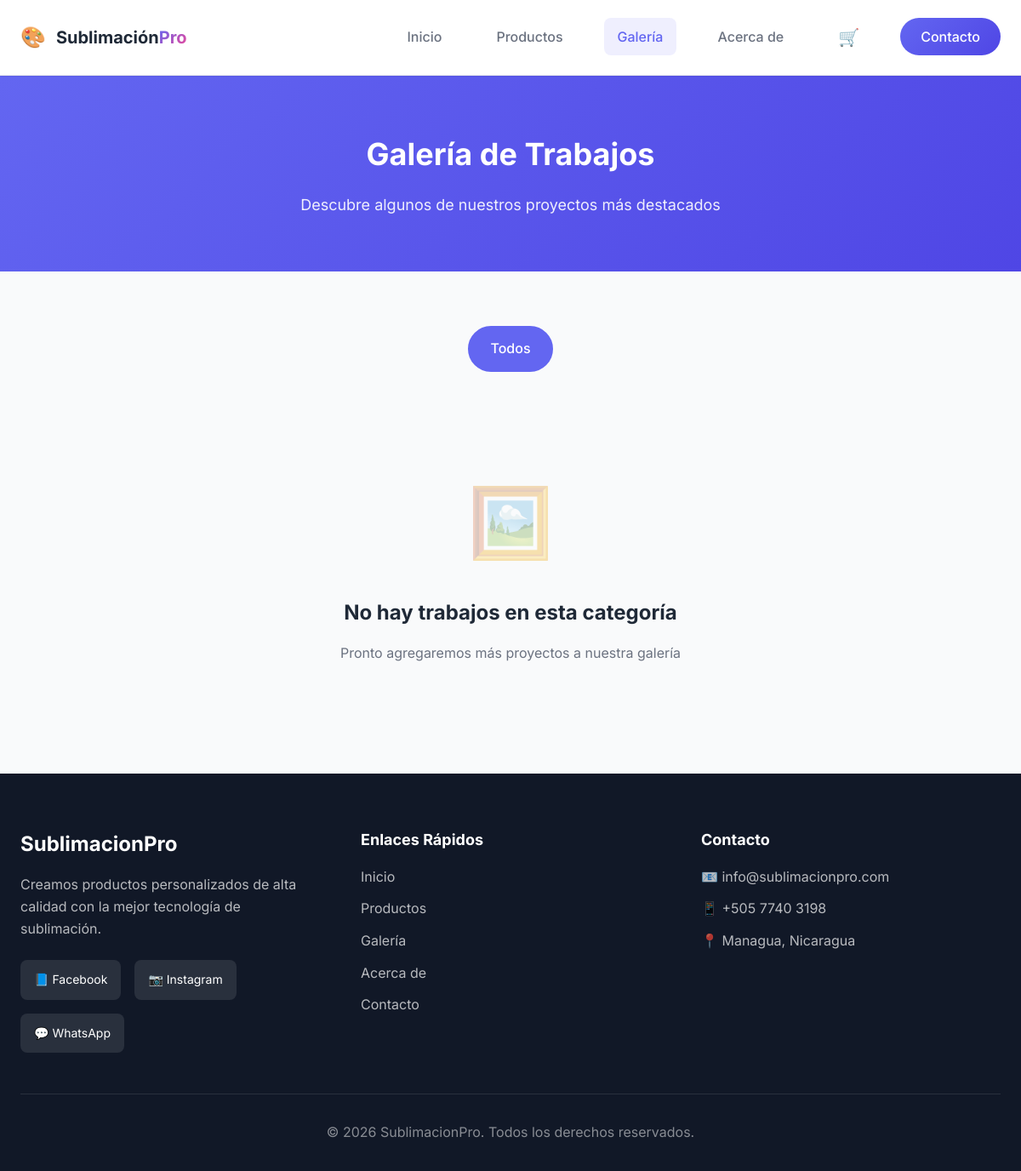
/galeria/, run on an earlier commit of the app's database.
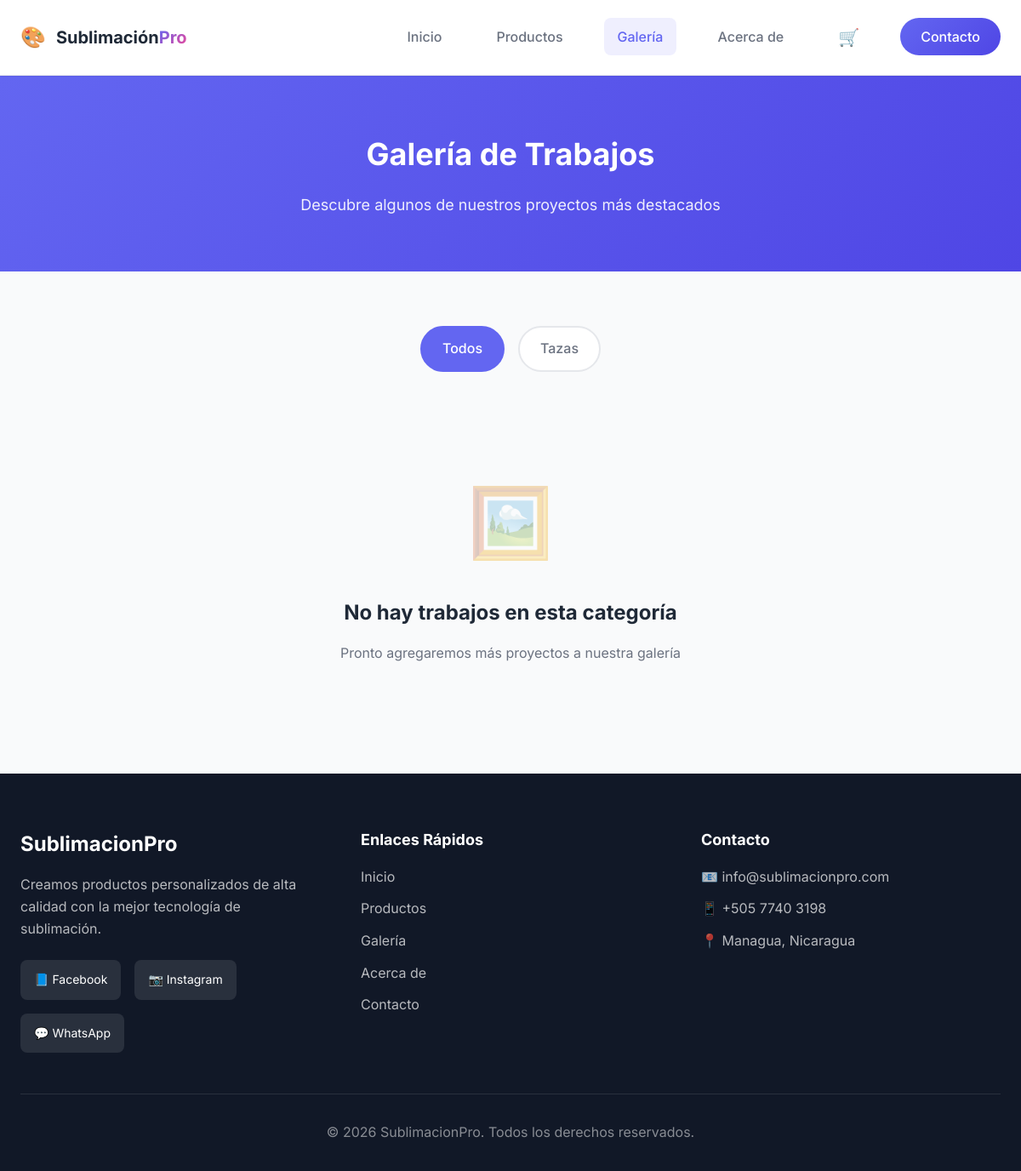
And on a later commit of the database.
### core/models.py (models this page shows, shortened)
class Category(models.Model):
    name = models.CharField(max_length=100, verbose_name="Nombre")
    slug = models.SlugField(max_length=100, unique=True, blank=True)
    description = models.TextField(blank=True, verbose_name="Descripción")
    created_at = models.DateTimeField(auto_now_add=True)
    class Meta:
        verbose_name = "Categoría"
        verbose_name_plural = "Categorías"
        ordering = ['name']

### core/views.py (the view)
# urls.py: path('galeria/', views.gallery, name='gallery'),
def gallery(request):
    category_slug = request.GET.get('category')
    gallery_items = GalleryItem.objects.all()
    if category_slug:
        category = get_object_or_404(Category, slug=category_slug)
        gallery_items = gallery_items.filter(category=category)
    else:
        category = None
    categories = Category.objects.all()
    context = {
        'gallery_items': gallery_items,
        'categories': categories,
        'selected_category': category,
    }
    return render(request, 'gallery.html', context)

### core/context_processors.py (called while the page is built)
def cart_context(request):
    cart = None
    cart_count = 0
    if not request.session.session_key:
        request.session.create()
    session_key = request.session.session_key
    try:
        cart = Cart.objects.get(session_key=session_key)
        cart_count = cart.get_total_items()
    except Cart.DoesNotExist:
        pass
    return {
        'cart': cart,
        'cart_count': cart_count,
    }

### templates/gallery.html (shortened to what this page needs)
{% extends 'base.html' %}
{% load static %}
{% block content %}
<section class="page-header">
    <div class="container">
        <h1 class="page-title">Galería de Trabajos</h1>
        <p class="page-subtitle">Descubre algunos de nuestros proyectos más destacados</p>
    </div>
</section>
<section class="section">
    <div class="container">
        <div class="filter-bar">
            <a href="{% url 'gallery' %}" class="filter-btn {% if not selected_category %}active{% endif %}">
                Todos
            </a>
            {% for category in categories %}
            <a href="?category={{ category.slug }}" class="filter-btn {% if selected_category == category %}active{% endif %}">
                {{ category.name }}
            </a>
            {% endfor %}
        </div>
        {% if gallery_items %}
        <div class="gallery-grid">
            {% for item in gallery_items %}
            <div class="gallery-item" data-title="{{ item.title }}" data-description="{{ item.description }}">
                <img src="{{ item.image.url }}" alt="{{ item.title }}">
                <div class="gallery-overlay">
                    <h4>{{ item.title }}</h4>
                    {% if item.category %}
                    <p>{{ item.category.name }}</p>
                    {% endif %}
                </div>
            </div>
            {% endfor %}
        </div>
        {% else %}
        <div class="empty-state">
            <div class="empty-icon">🖼️</div>
            <h3>No hay trabajos en esta categoría</h3>
            <p>Pronto agregaremos más proyectos a nuestra galería</p>
        </div>
        {% endif %}
    </div>
</section>
{% endblock %}

What changed in the data, as far as the page shows it:
added Category: name "Tazas"
